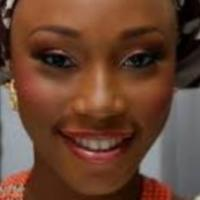
#> input picture SampledPhotos/22_1_1_20170112203821018.jpg.chip.jpg, 200 x 200 px; its folder holds only this picture in this run
$ jupyter execute --allow-errors Cognitive_Modeling_Project_1.1.ipynb
#> lines starting #> are read from the running program, lines starting #| are printed output that depends on the picture
# 4: Data pre-processing

[cell 1]
# Importing dependencies
import numpy as np
import pandas as pd
import matplotlib.pyplot as plt

# Loading the data
df = pd.read_csv('results.txt')
#> (reads results.txt from the repository)
df.columns = ['id', 'num', 'image', 'label', 'time']
df.drop(["num"], axis=1, inplace=True)

# Removal of outliers
print(len(df))
df.drop(df[df['time'] < 0.2].index, inplace=True)
df.drop(df[df['time'] > 3].index, inplace=True)
print(len(df))

# Normalization of reaction times for each person
df['mean'] = df.groupby('id')['time'].transform('mean')
df['min'] = df.groupby('id')['time'].transform('min')
df['max'] = df.groupby('id')['time'].transform('max')
df['normalized'] = (df['time']-df['min']) / (2*(df['max'] - df['min']))

df['SmileNorm'] = 1-df['normalized']
df['score'] = df['normalized']
df['score'][df['label'] == "Smiling"] = df['SmileNorm']

[cell 2]
df.head()

[cell 3]
# Plotting histogram of index values
plt.title('Histogram of Index Values')
plt.hist(df['score'], bins = 80)
plt.xlabel('Index')
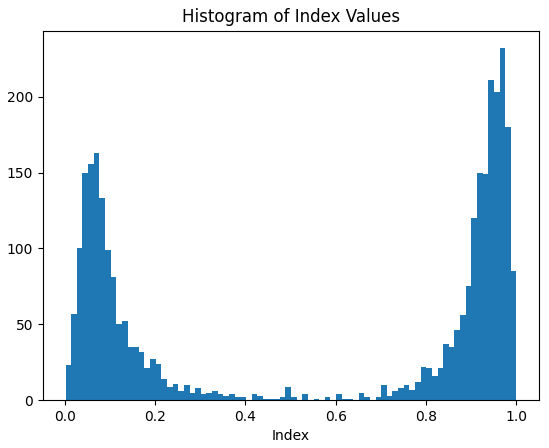
#> figure drawn by matplotlib, 1 panel; tallest bar 232 high, from x = 0.963 to 0.975

[cell 4]
df.plot.scatter(x='id', y='normalized', c="id", cmap="tab20b")
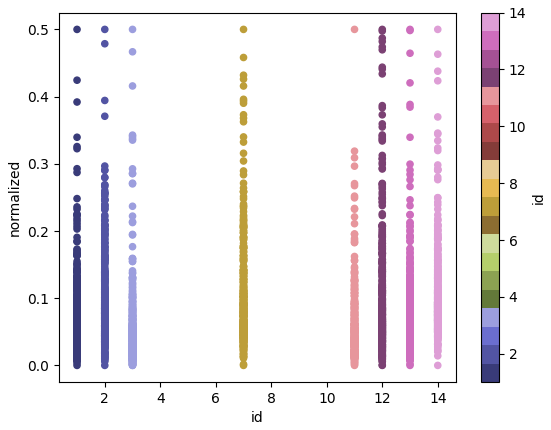
#> figure drawn by matplotlib, 2 panels

[cell 5]
#df.plot.scatter(x='num', y='normalized', c="id", cmap="tab20b", figsize=(15, 15))

[cell 6]
df.plot.scatter(x='label', y='normalized', c="id", cmap="tab20b")
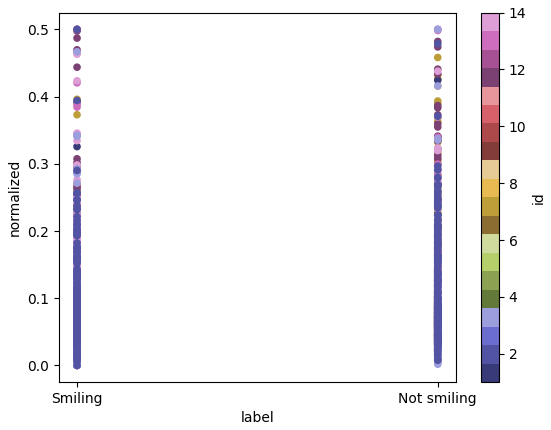
#> figure drawn by matplotlib, 2 panels

[cell 7]
df.plot.hexbin(x='id', y='normalized', gridsize=20)
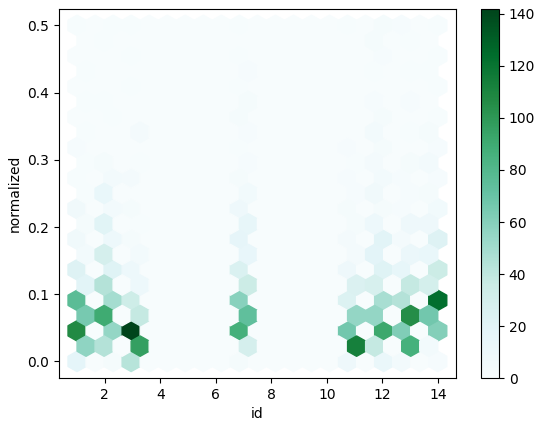
#> figure drawn by matplotlib, 2 panels

[cell 8]
series = pd.Series(index=['id','normalized'], name="series")
#> (the rest of this cell did not finish here and is left out)

# 5: PCA and feature selection

[cell 9]
# import libraries
import numpy as np
import glob
import cv2
import matplotlib.pyplot as plt
from sklearn.decomposition import PCA

[cell 10]
# Loading the images
images = [cv2.imread(file) for file in glob.glob("SampledPhotos/*.jpg.chip.jpg")]
#> images = 1 item
#> (the rest of this cell did not finish here and is left out)

[cell 11]
# Convert images to 1D arrays, and combine all images in one 2D array
big_im = np.zeros([120000,len(images)])
for i in range(len(images)):
    big_im[:,i] = images[i].reshape(120000)
#> this loop made 1 pass

[cell 12]
# Get the means of each pixel and subtract mean from every image
means = np.mean(big_im, axis=1)
print(means.shape)
#| (120000,)

subtracted_mean = (big_im.T - means).T

[cell 13]
# run pca
pca = PCA()

S = pca.fit_transform(subtracted_mean)
print(S.shape)
#| (120000, 1)

A = pca.components_.T
print(A.shape)

[cell 14]
# plot variance of PCA components
variance = pca.explained_variance_ratio_

plt.grid()
plt.plot(np.cumsum(variance)*100)
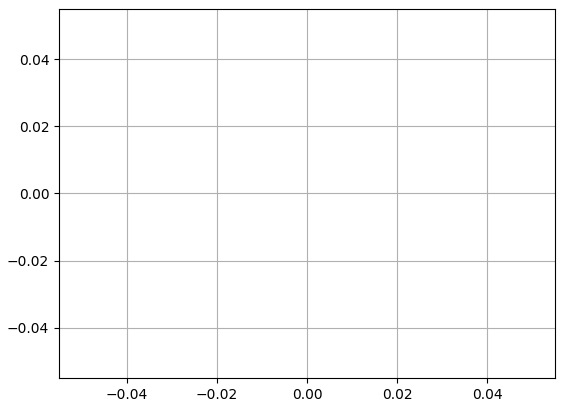
#> figure drawn by matplotlib, 1 panel

[cell 15]
# Convert the components to 200x200x3 image shapes, and plot the first 10

pca_im = S[:,0].reshape([200,200,3])
#> pca_im: shape (200, 200, 3) float64; every value is 0
pca_ims = S.reshape([200,200,3,len(images)])
pca_sub = ((means - S.T).T).reshape([200,200,3,len(images)])

fig = plt.figure(figsize=(15,6))
columns = 5
rows = 2
#> (the rest of this cell did not finish here and is left out)

# 6: Feature Selection

[cell 16]
# Calculate number of features needed to reach threshold
# Using our own forward selection method
threshold = 0.85

for i in range(len(variance)):

    if sum(variance[0:i+1]) >= threshold:
        num_features = i + 1
        break
#> (the rest of this cell did not finish here and is left out)
